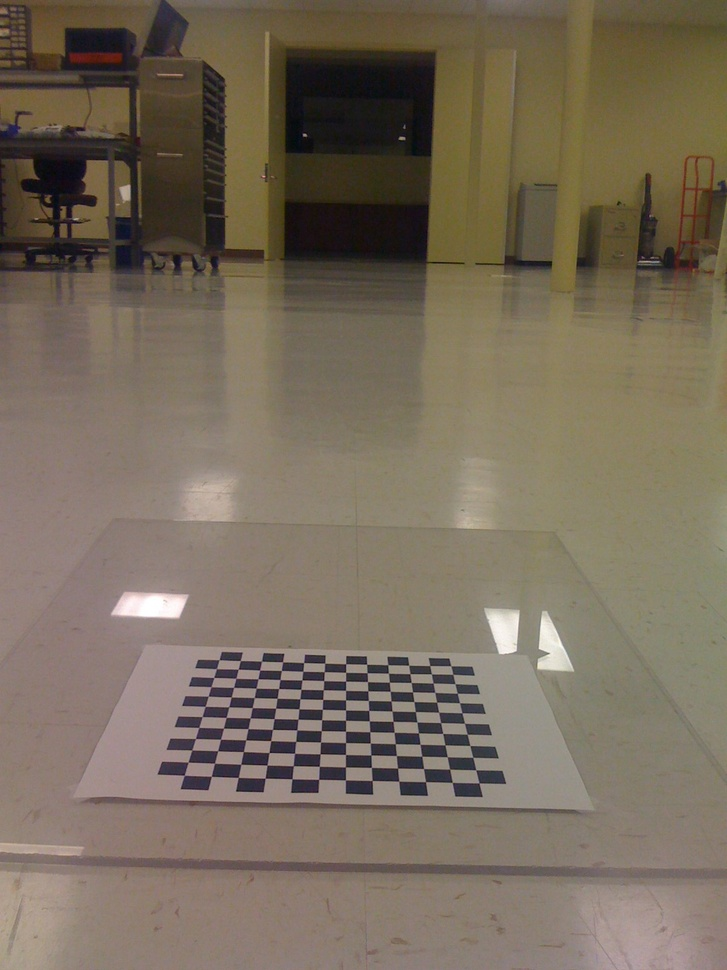
#> input picture Learning.OpenCV/birdseye/IMG_0214.jpg, 727 x 970 px, shrunk from 1200 x 1600 before the run
$ python spectrum.py ../../../../Learning.OpenCV/birdseye/IMG_0214.jpg   (Python 2 division)   (older library calls are emulated)
#> lines starting #> are read from the running program, lines starting #| are printed output that depends on the picture
# -*- coding: utf-8 -*-
import sys
import numpy as np
import cv2
import math
#快速傅里叶变换
def fft2Image(src):
    #得到行、列
    r,c = src.shape[:2]
    #得到快速傅里叶变换最优扩充
    rPadded = cv2.getOptimalDFTSize(r)
    cPadded = cv2.getOptimalDFTSize(c)
    #边缘扩充，下边缘和右边缘扩充值为零
    fft2 = np.zeros((rPadded,cPadded,2),np.float32)
    fft2[:r,:c,0]=src
    #快速傅里叶变换
    cv2.dft(fft2,fft2,cv2.DFT_COMPLEX_OUTPUT)
    return fft2
 #傅里叶幅度谱
def amplitudeSpectrum(fft2):
    #求幅度
    real2 = np.power(fft2[:,:,0],2.0)
    Imag2 = np.power(fft2[:,:,1],2.0)
    amplitude = np.sqrt(real2+Imag2)
    return amplitude
#幅度谱的灰度级显示
def graySpectrum(amplitude):
    #对比度拉伸
    #cv2.log(amplitude+1.0,amplitude)
    amplitude = np.log(amplitude+1.0)
    #归一化,傅里叶谱的灰度级显示
    spectrum = np.zeros(amplitude.shape,np.float32)
    cv2.normalize(amplitude,spectrum,0,1,cv2.NORM_MINMAX)
    return spectrum
#相位谱
def phaseSpectrum(fft2):
    #得到行数、列数
    rows,cols = fft2.shape[:2]
    #计算相位角
    phase = np.arctan2(fft2[:,:,1],fft2[:,:,0])
    #相位角转换为 [ -180 , 180]
    spectrum = phase/math.pi*180
    return spectrum
#主函数
if __name__ =="__main__":
    if len(sys.argv) > 1:
    #第一步：读入图像
        image = cv2.imread(sys.argv[1],cv2.CV_LOAD_IMAGE_GRAYSCALE)
    else:
        print "Usge:python spectrum.py imageFile"
    #显示原图
    cv2.imshow("image",image)
    #cv2.imwrite("img1.jpg",image)
    #快速傅里叶变换
    fft2 = fft2Image(image)
    #求幅度谱
    amplitude = amplitudeSpectrum(fft2)
    amc = np.copy(amplitude)
    amc[amc>255]=255
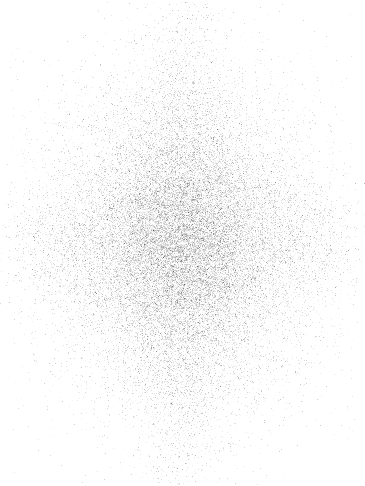
#> amc: shape (972, 729) float32 (shown at 1/2 size); min 1.94, max 255, mean 250.1
    amc = amc.astype(np.uint8)
   # cv2.imshow("originam",amc)
    #cv2.imwrite("orAmp.jpg",amc)
    #幅度谱的灰度级显示
    ampSpectrum = graySpectrum(amplitude)
#> in graySpectrum, `amplitude = np.log(amplitude+1.0)`:
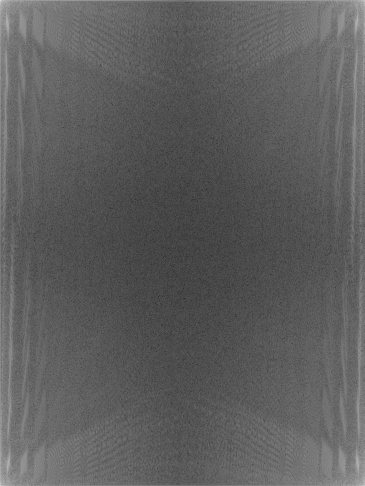
#> amplitude: shape (972, 729) float32 (shown at 1/2 size); min 1.08, max 18.17, mean 7.37; drawn with min black and max white
    ampSpectrum *=255
    ampSpectrum = ampSpectrum.astype(np.uint8)
    cv2.imshow("amplitudeSpectrum",ampSpectrum)
    #cv2.imwrite("ampSpectrum.jpg",ampSpectrum)
    #相位谱的灰度级显示
    phaseSpe = phaseSpectrum(fft2)
    cv2.imshow("phaseSpectrum",phaseSpe)
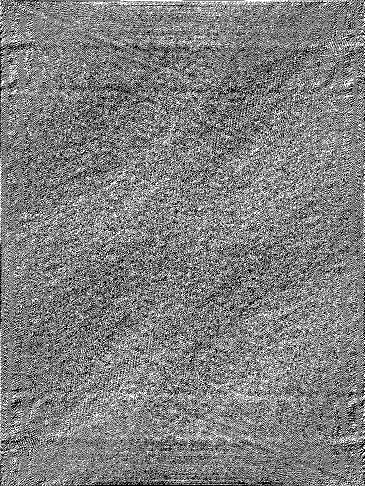
#> window 'phaseSpectrum': shape (972, 729) (shown at 1/2 size); min 0, max 255, mean 127.1
   # cv2.imwrite("phaseSpe.jpg",phaseSpe)
    '''
    傅里叶幅度谱的中心化
    '''
    #第一步：图像乘以(-1)^(r+c)
    rows,cols = image.shape
    fimg = np.copy(image)
    fimg = fimg.astype(np.float32)
    for r in xrange(rows):
        for c in xrange(cols):
            if (r+c)%2:
                fimg[r][c] =-1*image[r][c]
            else:
                fimg[r][c] = image[r][c]
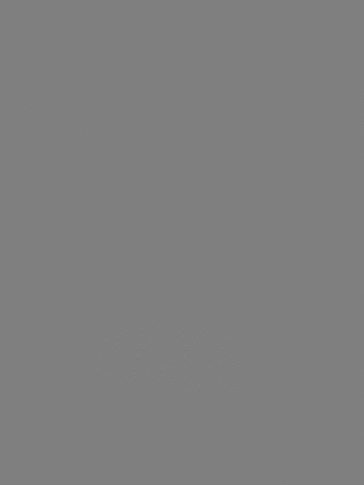
#> fimg: shape (970, 727) float32 (shown at 1/2 size); min -255, max 255, mean 0; drawn with min black and max white
    #第二步：快速傅里叶变换
    imgfft2 = fft2Image(fimg)
    #第三步：傅里叶的幅度谱
    amSpe = amplitudeSpectrum(imgfft2)
    #幅度谱的灰度级显示
    graySpe = graySpectrum(amSpe)
#> in graySpectrum (call 2), `amplitude = np.log(amplitude+1.0)`:
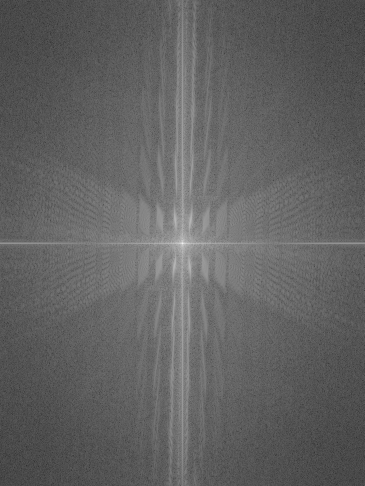
#> amplitude: shape (972, 729) float32 (shown at 1/2 size); min 0.948, max 17.7, mean 7.38; drawn with min black and max white
    cv2.imshow("amSpe",graySpe)
    graySpe *=255
    graySpe = graySpe.astype(np.uint8)
    cv2.imwrite("centerAmp.jpg",graySpe)
    #第四步：相位谱的灰度级显示
    phSpe = phaseSpectrum(imgfft2)
    cv2.imshow("phSpe",phSpe)
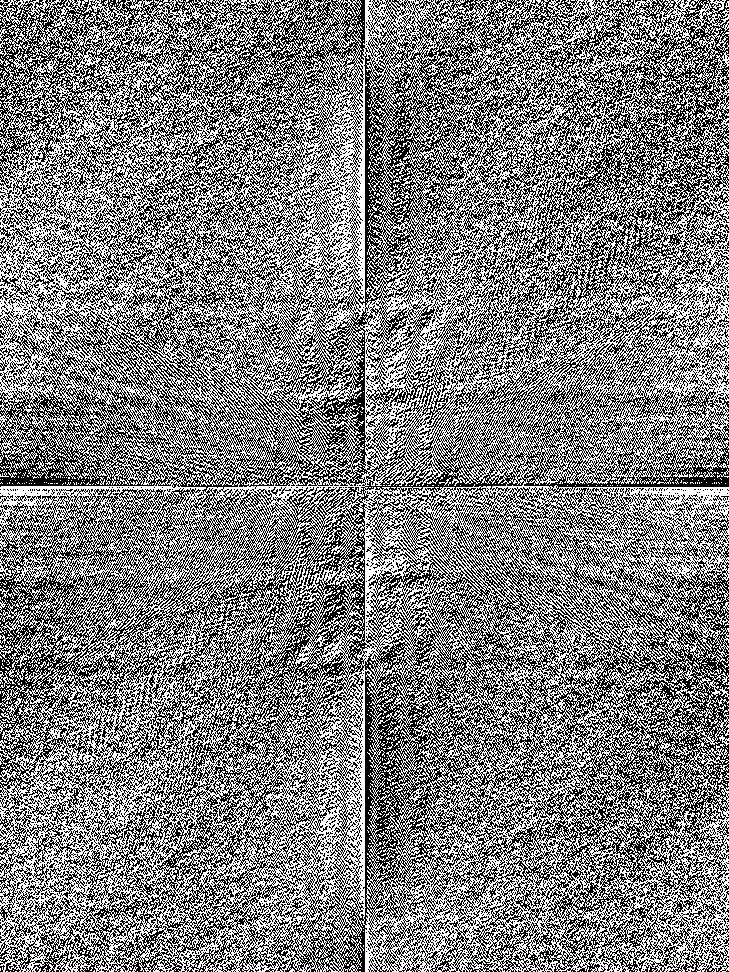
#> window 'phSpe': shape (972, 729); min 0, max 255, mean 127.1
    #cv2.imwrite("centerphSpe.jpg",phSpe)
    cv2.waitKey(0)
    cv2.destroyAllWindows()

$ run again, on Learning.OpenCV/birdseye/IMG_0217.jpg
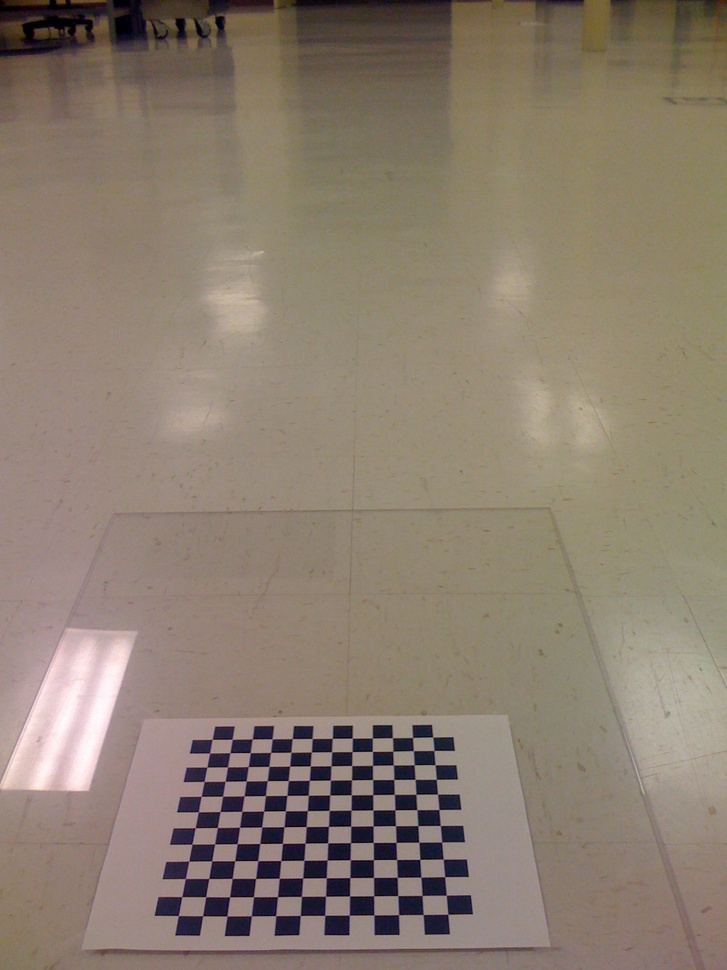
#> input picture Learning.OpenCV/birdseye/IMG_0217.jpg, 727 x 970 px, shrunk from 1200 x 1600 before the run
#> in graySpectrum (call 2), `amplitude = np.log(amplitude+1.0)`:
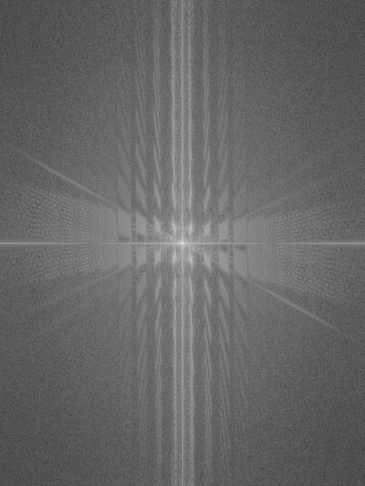
#> amplitude: shape (972, 729) float32 (shown at 1/2 size); min 0.159, max 17.85, mean 7.3; drawn with min black and max white
#> `cv2.imshow("phSpe",phSpe)`:
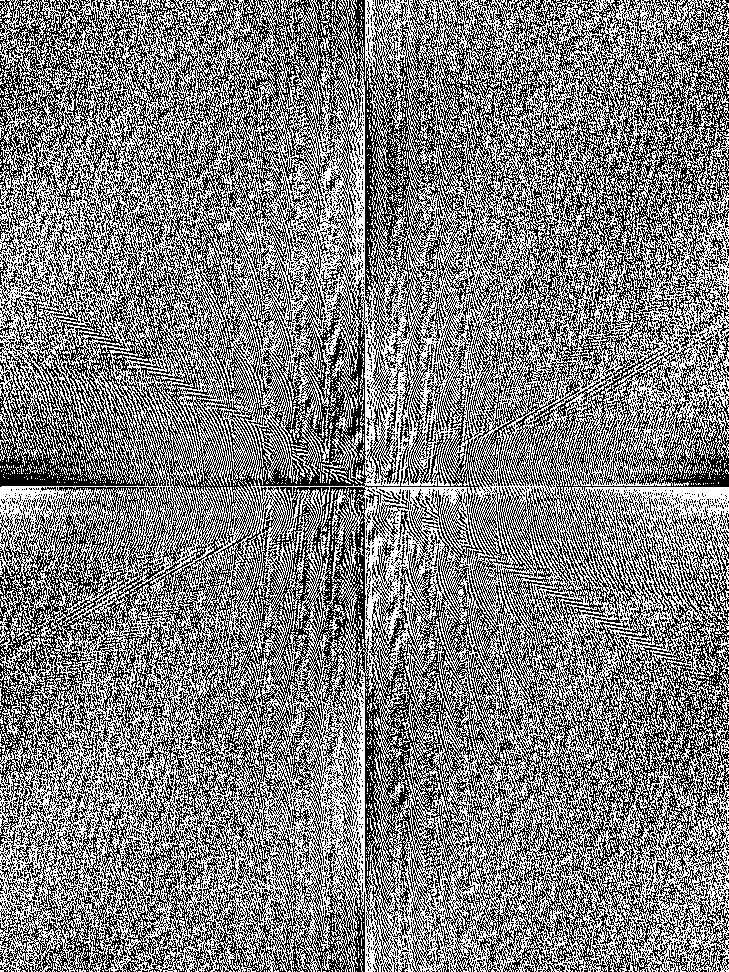
#> window 'phSpe': shape (972, 729); min 0, max 255, mean 127.2

$ run again, on Learning.OpenCV/birdseye/IMG_0218.jpg
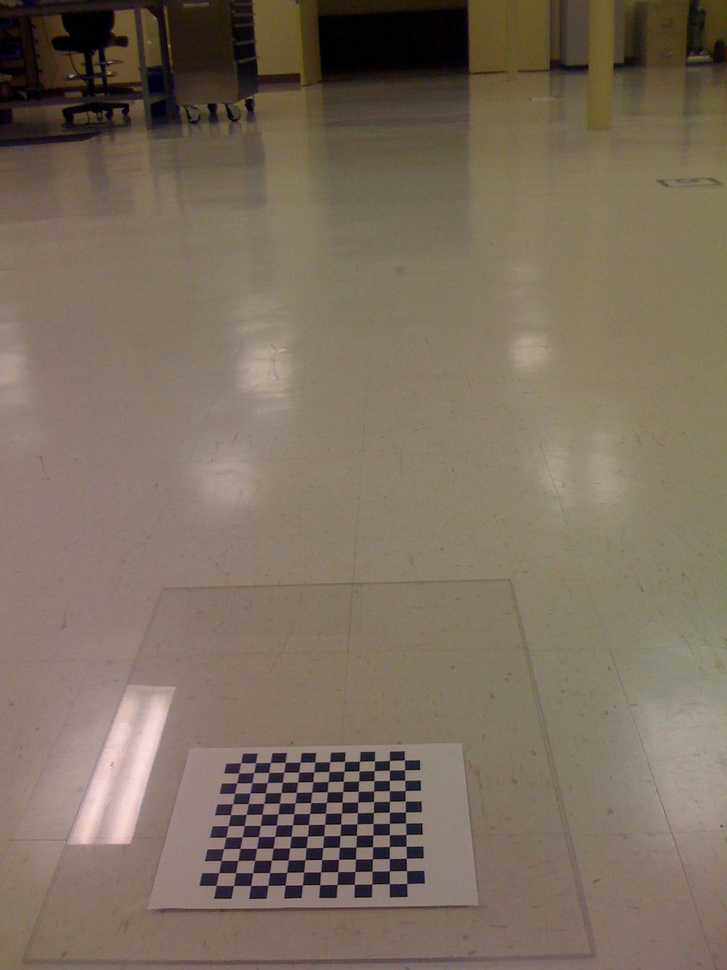
#> input picture Learning.OpenCV/birdseye/IMG_0218.jpg, 727 x 970 px, shrunk from 1200 x 1600 before the run
#> in graySpectrum (call 2), `amplitude = np.log(amplitude+1.0)`:
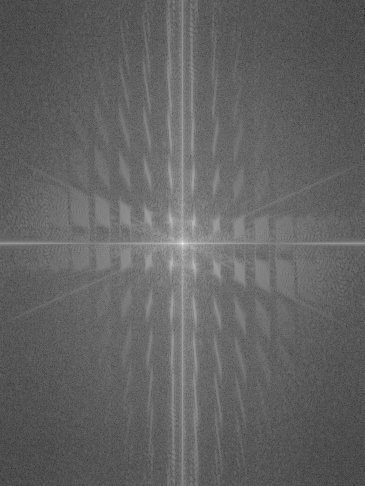
#> amplitude: shape (972, 729) float32 (shown at 1/2 size); min 0.476, max 17.72, mean 7.18; drawn with min black and max white
#> `cv2.imshow("phSpe",phSpe)`:
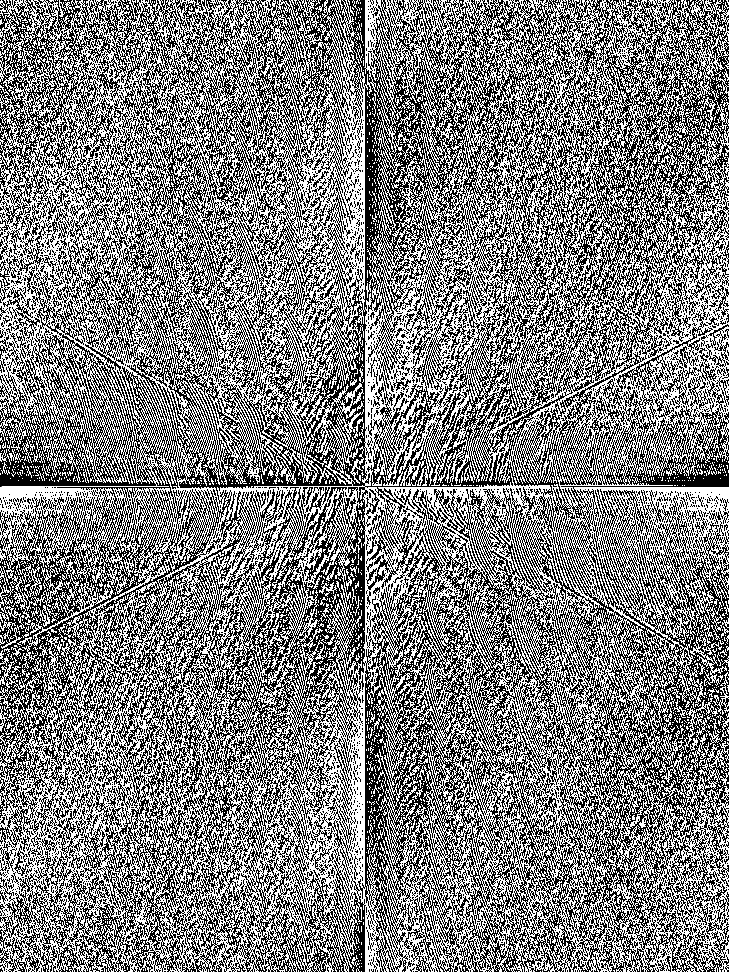
#> window 'phSpe': shape (972, 729); min 0, max 255, mean 127.1
